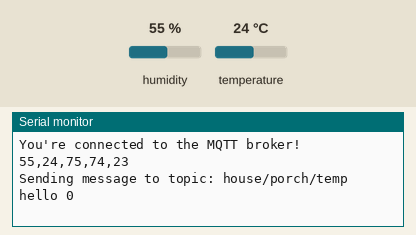
Simulated run of this sketch. Board: Arduino MKR. Shown: the last lines printed to the serial monitor. The test bench sets the inputs (shaded band); at power-on: humidity 55 %, temperature 24 °C. WiFi joins after 1.5 s; servers stay silent unless stated; no MQTT or app messages arrive unless stated.

Above: at 4.7 s.
4.8 s: humidity set to 22 %
At 6.3 s:
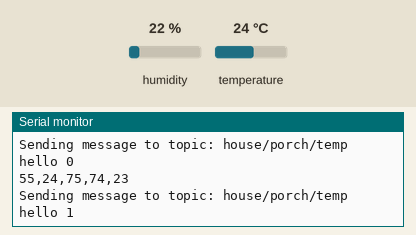
9.6 s: temperature set to 12 °C
At 10.6 s:
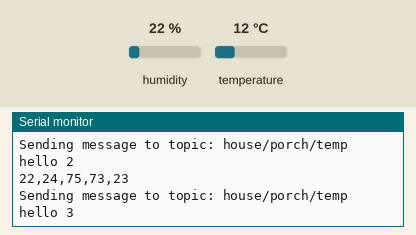
14.4 s: humidity set to 40 %
At 16.6 s:
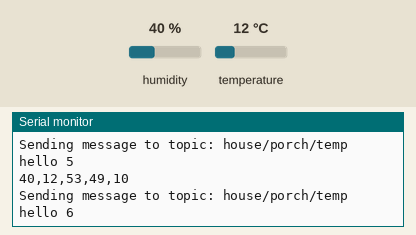
Timing chart, 0 to 18.1 s (numbered marks = the images above; inputs shaded):
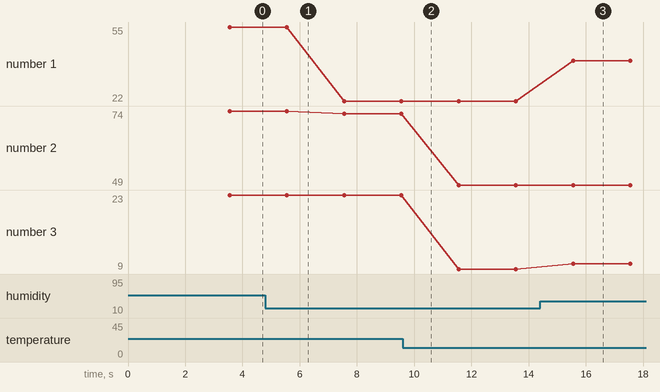

The sketch:

Canary_Test.ino
```cpp
//https://github.com/arduino-libraries/ArduinoMqttClient/blob/master/examples/WiFiSimpleSender/WiFiSimpleSender.ino

#include <ArduinoMqttClient.h>
#include <Adafruit_Sensor.h>
#include <DHT.h>
#include <WiFiNINA.h>

#define DHTPIN 7
#define DHTTYPE DHT22   // DHT 22  (AM2302)

///////please enter your sensitive data in the Secret tab/arduino_secrets.h
char ssid[] = "Archimedes";        // your network SSID (name)
char pass[] = "f29070930f";    // your network password (use for WPA, or use as key for WEP)

WiFiClient wifiClient;
MqttClient mqttClient(wifiClient);

DHT dht = DHT(DHTPIN, DHTTYPE);

const char broker[] = "test.mosquitto.org";
int        port     = 1883;
const char topic[]  = "house/porch/temp";

const long interval = 2000;
unsigned long previousMillis = 0;

int count = 0;
float h;
float t;
float f;
String envData;

void initWifi()
{
   // attempt to connect to Wifi network:
  Serial.print("Attempting to connect to WPA SSID: ");
  Serial.println(ssid);
  while (WiFi.begin(ssid, pass) != WL_CONNECTED) {
    // failed, retry
    Serial.print(".");
    delay(5000);
  }

  Serial.println("You're connected to the network");
  Serial.println();

}

void initMqtt()
{
   // You can provide a unique client ID, if not set the library uses Arduino-millis()
  // Each client must have a unique client ID
  // mqttClient.setId("clientId");

  // You can provide a username and password for authentication
  // mqttClient.setUsernamePassword("username", "password");

  Serial.print("Attempting to connect to the MQTT broker: ");
  Serial.println(broker);

  if (!mqttClient.connect(broker, port)) {
    Serial.print("MQTT connection failed! Error code = ");
    Serial.println(mqttClient.connectError());

    while (1);
  }

  Serial.println("You're connected to the MQTT broker!");
  Serial.println();

}

void getEnv()
{
  // Read the humidity in %:
  int h = (int) dht.readHumidity();
  // Read the temperature as Celsius:
  int t = (int) dht.readTemperature();
  // Read the temperature as Fahrenheit:
  int f = (int) dht.readTemperature(true);
  // Check if any reads failed and exit early (to try again):

  if (isnan(h) || isnan(t) || isnan(f)) {
    Serial.println("Failed to read from DHT sensor!");
    return;
  }

   // Compute heat index in Fahrenheit (default):
  int hif = (int) dht.computeHeatIndex(f, h);
  // Compute heat index in Celsius:
  int hic = (int) dht.computeHeatIndex(t, h, false);


  String humidity =  String(h, DEC);
  String tempC =  String(t,DEC);
  String tempF = String(f,DEC);
  String fIndex = String(hif,DEC);
  String cIndex = String(hic,DEC);

  envData = humidity + "," + tempC + "," + tempF + "," + fIndex + "," + cIndex;
  Serial.println(envData);


  //Serial.print("Humidity: ");
  //Serial.print(h);
  //Serial.print(" % ");
  //Serial.print("Temperature: ");
  //Serial.print(t);
  //Serial.print(" \xC2\xB0");
  //Serial.print("C | ");
  //Serial.print(f);
  //Serial.print(" \xC2\xB0");
  //Serial.print("F ");
  //Serial.print("Heat index: ");
  //Serial.print(hic);
  //Serial.print(" \xC2\xB0");
  //Serial.print("C | ");
  //Serial.print(hif);
  //Serial.print(" \xC2\xB0");
  //Serial.println("F");


}

void mqttPub()
{
  Serial.print("Sending message to topic: ");
  Serial.println(topic);
  Serial.print("hello ");
  Serial.println(count);

  // send message, the Print interface can be used to set the message contents
  mqttClient.beginMessage(topic);
  mqttClient.print(envData);
  mqttClient.endMessage();

  Serial.println();

}


void setup() {
  //Initialize serial and wait for port to open:
  Serial.begin(9600);
  while (!Serial) {
    ; // wait for serial port to connect. Needed for native USB port only
  }

  initWifi();
  initMqtt();

  dht.begin();
  delay(2000);
}

void loop() {
   // call poll() regularly to allow the library to send MQTT keep alives which
  // avoids being disconnected by the broker
  mqttClient.poll();

  // avoid having delays in loop, we'll use the strategy from BlinkWithoutDelay
  // see: File -> Examples -> 02.Digital -> BlinkWithoutDelay for more info
  unsigned long currentMillis = millis();

  if (currentMillis - previousMillis >= interval) {
    // save the last time a message was sent
    previousMillis = currentMillis;

    getEnv();
    mqttPub();

    count++;
  }

}
```

Measured:
- after the input at 14.4 s, the serial monitor: prints a new line after 1.2 s (image 3)
- plotted number 1: 55 → 22 after the input at 4.8 s, 22 → 40 after the input at 14.4 s
- plotted number 2: 74 → 73 after the input at 4.8 s, 73 → 49 after the input at 9.6 s
- plotted number 3: 23 → 9 after the input at 9.6 s
